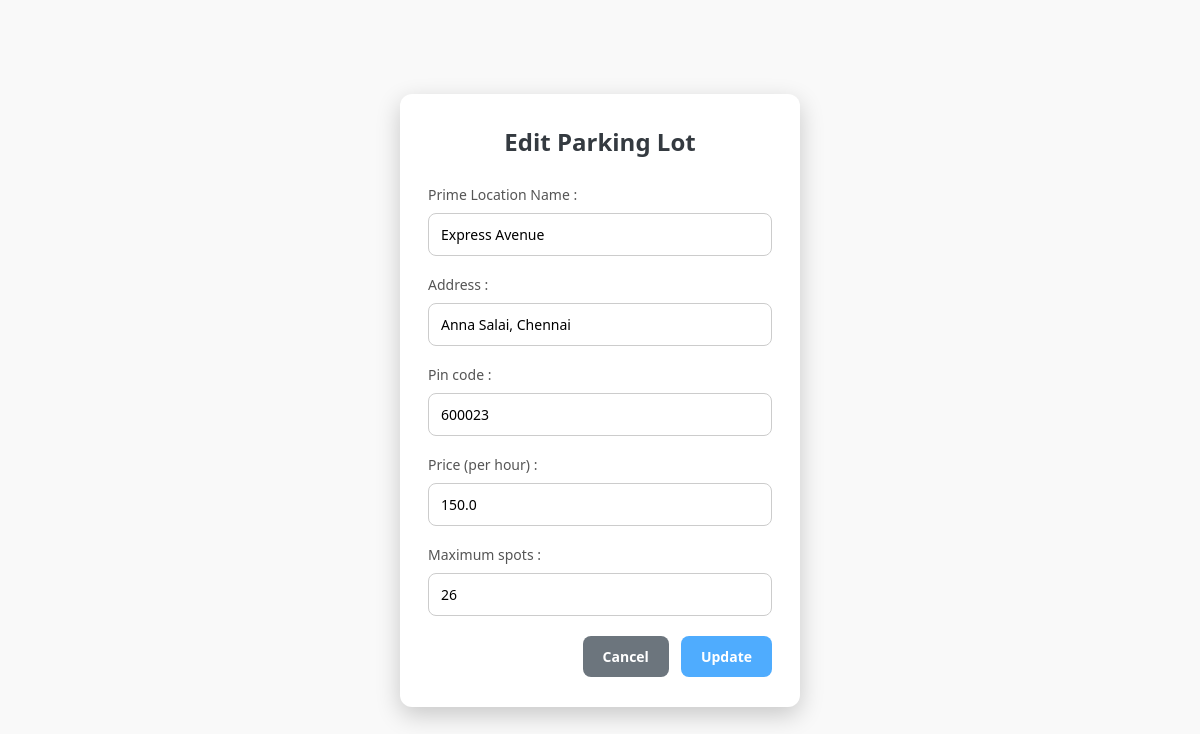
Screenshot of /edit_lot/1 with the database file from the repository.
### models/models.py (models this page shows)
class ParkingLot(db.Model):
    __tablename__= 'parking_lots'
    id= db.Column(db.Integer, primary_key=True)
    prime_location_name= db.Column(db.String, nullable=False)
    price= db.Column(db.Float, nullable=False)
    address= db.Column(db.String)
    pin_code= db.Column(db.String)
    number_of_spots= db.Column(db.Integer)
    spots= relationship('ParkingSpot', back_populates='lot')

### controllers/admin.py (the view, shortened to what this page needs)
@app.route("/edit_lot/<int:lot_id>", methods=["GET", "POST"])
def edit_lot(lot_id):
    lot = ParkingLot.query.get_or_404(lot_id)
    return render_template("edit_lot.html", lot=lot)

### templates/edit_lot.html (shortened to what this page needs)
<!DOCTYPE html>
<html lang="en">
<head>
  <link rel="stylesheet" href="https://cdn.jsdelivr.net/npm/bootstrap@4.0.0/dist/css/bootstrap.min.css">
  <link rel="stylesheet" href="{{ url_for('static', filename='edit_lot.css') }}">
</head>
<div class="edit-container">
  <div class="edit-header">Edit Parking Lot</div>
  <form method="POST" action="{{ url_for('edit_lot', lot_id=lot.id) }}">
    <div class="form-group">
      <label for="location">Prime Location Name :</label>
      <input type="text" id="location" name="location" value="{{ lot.prime_location_name }}" />
    </div>
    <div class="form-group">
      <label for="address">Address :</label>
      <input type="text" id="address" name="address" value="{{ lot.address }}" />
    </div>
    <div class="form-group">
      <label for="pincode">Pin code :</label>
      <input type="text" id="pincode" name="pincode" value="{{ lot.pin_code }}" />
    </div>
    <div class="form-group">
      <label for="price">Price (per hour) :</label>
      <input type="number" id="price" name="price" value="{{ lot.price }}" />
    </div>
    <div class="form-group">
      <label for="spots">Maximum spots :</label>
      <input type="number" id="spots" name="spots" value="{{ lot.number_of_spots }}" />
    </div>
    <div class="form-buttons">
      <button type="button" onclick="window.location.href='/admin_dashboard'">Cancel</button>
      <button type="submit">Update</button>
    </div>
  </form>
</div>
</body>
</html>

### static/edit_lot.css (style rules this page uses)
* { margin: 0; padding: 0; box-sizing: border-box; }
.edit-container { background: #fff; max-width: 400px; width: 100%; padding: 30px 28px; border-radius: 12px; box-shadow: 0 8px 24px rgba(0, 0, 0, 0.2); display: flex; flex-direction: column; }
.edit-header { font-size: 1.5rem; font-weight: 600; color: #343a40; margin-bottom: 24px; text-align: center; }
.form-group { margin-bottom: 18px; }
.form-group label { display: block; margin-bottom: 8px; color: #555; font-weight: 500; font-size: 14px; }
.form-group input { width: 100%; padding: 10px 12px; border: 1px solid #ccc; border-radius: 8px; font-size: 14px; font-family: inherit; transition: border-color 0.3s; }
.form-buttons { display: flex; justify-content: flex-end; gap: 12px; margin-top: 20px; }
.form-buttons button { padding: 10px 20px; border-radius: 8px; font-weight: 600; font-size: 14px; cursor: pointer; border: none; transition: background-color 0.3s; }
.form-buttons button[type="submit"] { background-color: #4facfe; color: white; }
.form-buttons button[type="button"] { background-color: #6c757d; color: white; }

### rows the page displays
ParkingLot: location "Express Avenue", address "Anna Salai, Chennai", pincode "600023", price "150.0", spots "26"
